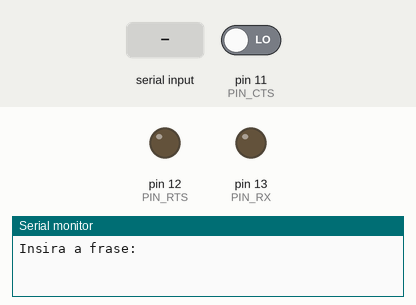
Recording of a sketch running on a simulated Arduino Uno, built with avr-gcc and run on an emulated ATmega328P. Shown: output pins drawn as LEDs (lit = HIGH), the last lines printed to the serial monitor. The test bench sets the inputs (shaded band); at power-on: pin 11 (PIN_CTS) LOW. Pins used as bus, display or sensor lines are not drawn.

Above: at 0.9 s.
1.0 s: "1\n" received over Serial
At 3.1 s:
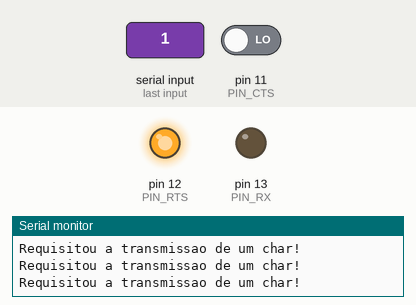
3.5 s: pin 11 (PIN_CTS) driven HIGH
At 6.2 s:
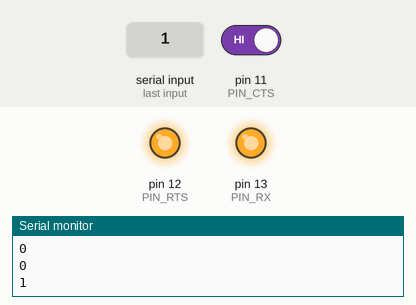
At 12.1 s:
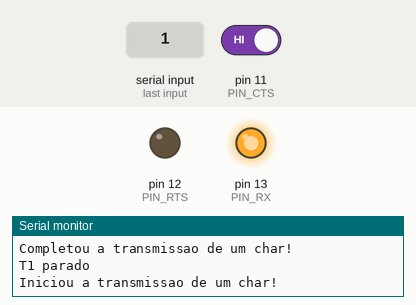
Timing chart, 0 to 12.5 s (numbered marks = the images above; inputs shaded):
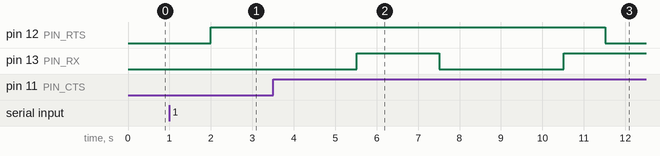

The sketch:

Transmitter.ino
```cpp
#include "Temporizador.h"

// Pinos
#define PIN_RX 13
#define PIN_RTS 12
#define PIN_CTS 11
#define PIN_CLK 8

// Baud
#define BAUD_RATE 1
#define HALF_BAUD 1000 / (2 * BAUD_RATE)

// Controladores de envio
bool sending;
bool completedMessage;

// Caractere atual
char curChar;

// Paridade
bool evenParity;

// Frase
String phrase;

// Posição da frase
int phrasePosition;

// Posição do char
int charPosition;

// CTS atual
bool curCTS;

// Mostra o clock no pino 8
void showClock(bool b) {
    digitalWrite(PIN_CLK, b);
    delay(50);
}

// Paridade
bool getParity(char c) {
    bool parity = 0;
    while (c) {
        parity = !parity;
        c = c & (c - 1);
    }
    return parity;
}

// Configura o char e a paridade
void prepareChar() {
    curChar = phrase.charAt(phrasePosition++);
    evenParity = !getParity(curChar);
}

// Escreve o char no pino
void writeChar() {
    bool b = bitRead(curChar, charPosition--);
    Serial.println(b);
    digitalWrite(PIN_RX, b);
}

// Escreve a paridade no pino
void writeParity() {
    Serial.println("1");
    digitalWrite(PIN_RX, HIGH);
}

// Interrupção
ISR(TIMER1_COMPA_vect) {
    showClock(HIGH);

    if (!completedMessage) {
        // Percorre a string
        if (charPosition != -1) {
            writeChar();
            return;
        }

        // Checa a paridade
        if (evenParity) {
            writeParity();
            completedMessage = true;
            return;
        }

        // Finaliza a mensagem
        completedMessage = true;
    }

    // Finaliza a transmissão
    sending = false;
}

// Recebe a frase
void readInput() {
    Serial.print("Insira a frase: ");
    while (Serial.available() <= 0) {
    }
    phrase = Serial.readString();
    phrase += "\n";
    phrasePosition = 0;
}

// Reseta a transmissão
void resetTransmission() {
    curChar = NULL;
    sending = false;
    evenParity = false;
    completedMessage = false;
    digitalWrite(PIN_RTS, LOW);
}

void setup() {
    // Desabilita interrupcoes
    noInterrupts();

    // Inicializa serial
    Serial.begin(9600);

    // Configura pinos
    pinMode(PIN_RX, OUTPUT);
    pinMode(PIN_RTS, OUTPUT);
    pinMode(PIN_CTS, INPUT);
    pinMode(PIN_CLK, OUTPUT);

    // Configura timer
    configuraTemporizador(BAUD_RATE);

    // Habilita interrupcoes
    interrupts();

    // Reseta
    resetTransmission();

    // Lê a frase
    readInput();
}

void loop() {
    // Lê o CTS
    curCTS = digitalRead(PIN_CTS);

    // Início de char
    if (!sending && !completedMessage && curCTS == LOW &&
        phrasePosition < phrase.length()) {
        // Controle
        Serial.println("Requisitou a transmissao de um char!");

        // Reseta a transmissão do char
        charPosition = 7;

        // Inicializa o RTS
        digitalWrite(PIN_RTS, HIGH);
    }

    // Início de transmissão
    if (!sending && !completedMessage && curCTS == HIGH) {
        // Controle
        Serial.println("Iniciou a transmissao de um char!");

        // Prepara o char
        prepareChar();

        // Indica o início de transmissão
        sending = true;

        // Inicia o temporizador
        iniciaTemporizador();
    }

    // Fim de transmissão
    if (!sending && completedMessage) {
        // Controle
        Serial.println("Completou a transmissao de um char!");

        // Reseta transmissão
        resetTransmission();

        // Pausa o temporizador
        paraTemporizador();

        // Delay para próximo
        delay(HALF_BAUD);
    }

    // Nova frase
    if (!sending && !completedMessage && curCTS == LOW &&
        phrasePosition == phrase.length()) {
        readInput();
    }

    showClock(LOW);
}
```

Temporizador.h
```cpp
void configuraTemporizador(int baud_rate){
  int frequencia;
  frequencia = constrain(baud_rate,1,1500);
  //set timer1 interrupt
  TCCR1A = 0;// set entire TCCR1A register to 0
  TCCR1B = 0;// same for TCCR1B
  TCNT1  = 0;//initialize counter value to 0
  //OCR1A = contador;// = (16*10^6) / (10*1024) - 1 (must be <65536)
  OCR1A = ((16 * pow(10,6))/(1024*frequencia)) - 1;
  // turn on CTC mode (clear time on compare)
  TCCR1B |= (1 << WGM12);
  // Turn T1 off
  TCCR1B &= 0xF8;
  // Disable interrupts
  TIMSK1 = 0;
  TIFR1 = 0;
}

void iniciaTemporizador(){
  Serial.println("T1 iniciado");
  TCNT1 = 0;//initialize counter value to 0
  TIFR1 = 0;
  // enable timer compare interrupt
  TIMSK1 |= (1 << OCIE1A);
  // Set CS10 and CS12 bits for 1024 prescaler
  TCCR1B |= (1 << CS12) | (1 << CS10);
}

void paraTemporizador(){
  Serial.println("T1 parado");
    // Turn T1 off
  TCCR1B &= 0xF8;
  TIMSK1 = 0;
}
```

Measured:
- after the input at 1.0 s, pin 12 (PIN_RTS): LOW → HIGH after 1.0 s
- after the input at 3.5 s, pin 12 (PIN_RTS): HIGH → LOW after 8.0 s; pin 13 (PIN_RX): LOW → HIGH after 2.0 s, → LOW 2.0 s later, → HIGH 3.0 s later
